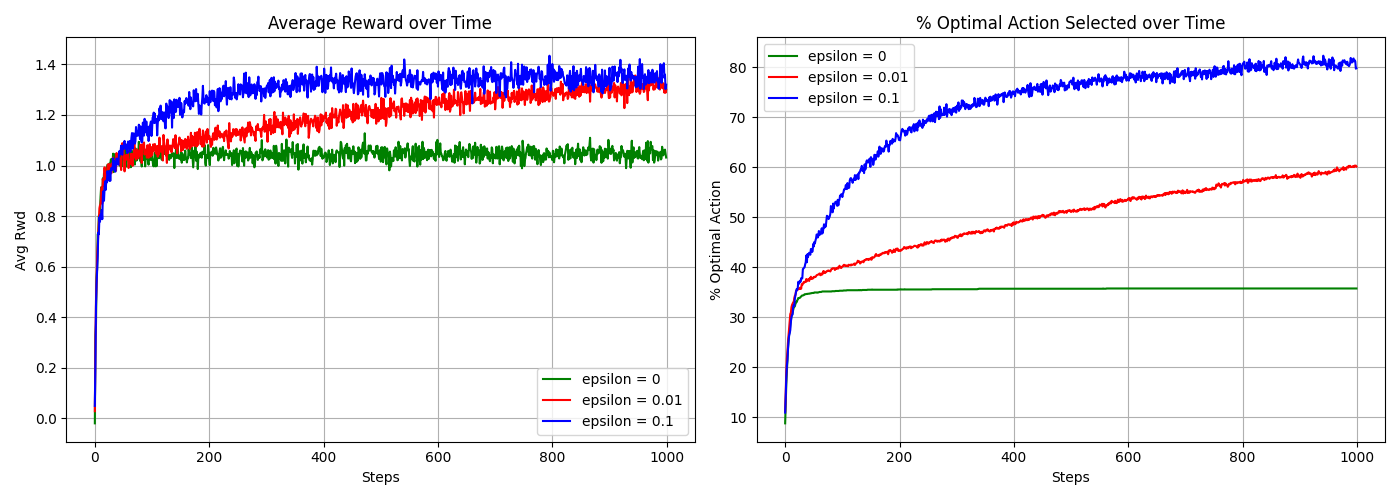

The script that drew this image:
import numpy as np
import matplotlib.pyplot as plt

def run_bandit(steps, runs, epsilon):
    k = 10
    avg_rewards = np.zeros(steps)
    optimal_action_counts = np.zeros(steps)

    for run in range(runs):
        q_true = np.random.normal(0, 1, k)
        best_action = np.argmax(q_true) # q*(a) = E[R_t | A_t = a]

        Q = np.zeros(k) # Initial Estimates
        N = np.zeros(k) # Action Counts / AKA the number of times each action was selected

        for t in range(steps): # for each time step
            if np.random.rand() < epsilon:
                # epsilon - greedy action selection
                action = np.random.randint(k)
            else: 
                # exploitation
                action = np.argmax(Q) 

            reward = np.random.normal(q_true[action], 1) 
            # rewards sampled from a normal distribution with mean q_true and std dev 1
            
            N[action] += 1 
            Q[action] += (reward - Q[action]) / N[action]

            avg_rewards[t] += reward
            if action == best_action:
                optimal_action_counts[t] += 1

    avg_rewards /= runs
    optimal_action_percentage = (optimal_action_counts / runs) * 100

    return avg_rewards, optimal_action_percentage

# Parameters
steps = 1000
runs = 2000

rewards_00, optimal_00 = run_bandit(steps, runs, epsilon = 0)
rewards_01, optimal_01 = run_bandit(steps, runs, epsilon = 0.1)
rewards_001, optimal_001 = run_bandit(steps, runs, epsilon = 0.01)

plt.figure(figsize=(14, 5))

# Plot I: Average Reward over Time
plt.subplot(1, 2, 1)
plt.plot(rewards_00, label = 'epsilon = 0', color = 'green')
plt.plot(rewards_001, label = 'epsilon = 0.01', color = 'red')
plt.plot(rewards_01, label = 'epsilon = 0.1', color = 'blue')

plt.title('Average Reward over Time')
plt.xlabel('Steps')
plt.ylabel('Avg Rwd')
plt.legend()
plt.grid(True)


# Plot II: % Optimal Action Selected over Time
plt.subplot(1, 2, 2)
plt.plot(optimal_00, label = 'epsilon = 0', color = 'green')
plt.plot(optimal_001, label = 'epsilon = 0.01', color = 'red')
plt.plot(optimal_01, label = 'epsilon = 0.1', color = 'blue')

plt.title('% Optimal Action Selected over Time')
plt.xlabel('Steps')
plt.ylabel('% Optimal Action')
plt.legend()
plt.grid(True)

plt.tight_layout()
plt.show()
